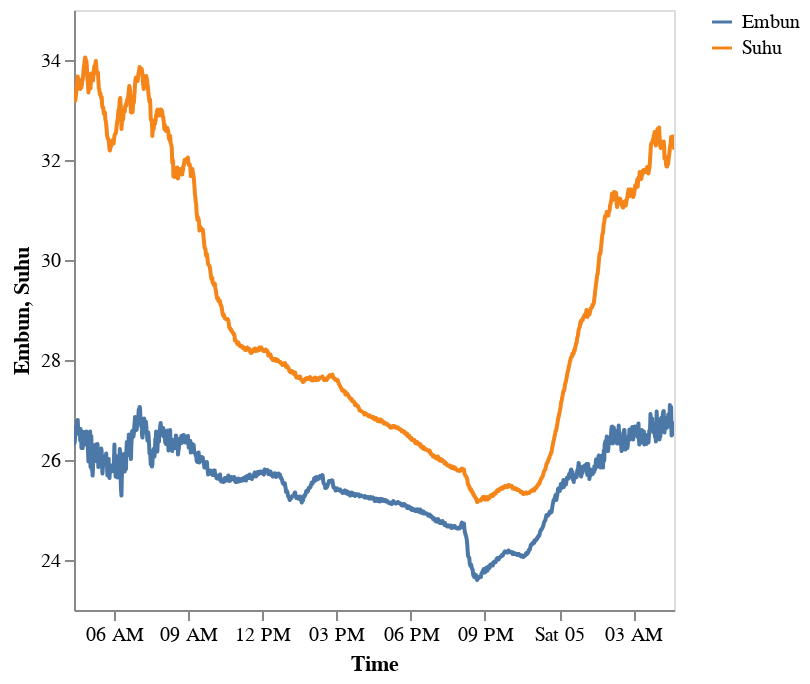

The notebook cell saved with this chart:
### Code cell
(lambda: DeepnoteChart(dataHarian, """{"layer":[{"layer":[{"mark":{"clip":true,"type":"trail","color":"#8DCA4C","tooltip":true},"encoding":{"x":{"axis":{"grid":false},"sort":"ascending","type":"temporal","field":"Time","scale":{"type":"linear","zero":false}},"y":{"axis":{"grid":false},"sort":null,"type":"quantitative","field":"Embun","scale":{"type":"linear","zero":false},"format":{"type":"default","decimals":null},"formatType":"numberFormatFromNumberType"},"color":{"datum":"Embun"}}}]},{"layer":[{"mark":{"clip":true,"type":"trail","color":"#4c78a8","tooltip":true},"encoding":{"x":{"axis":{"grid":false},"sort":"ascending","type":"temporal","field":"Time","scale":{"type":"linear","zero":false}},"y":{"axis":{"grid":false},"sort":null,"type":"quantitative","field":"Suhu","scale":{"type":"linear","zero":false},"format":{"type":"default","decimals":null},"formatType":"numberFormatFromNumberType"},"color":{"datum":"Suhu"}}}]}],"title":"","config":{"legend":{}},"$schema":"https://vega.github.io/schema/vega-lite/v5.json","encoding":{},"usermeta":{"tooltipDefaultMode":true}}""") if 'DeepnoteChart' in globals() else _dntk.DeepnoteChart(dataHarian, """{"layer":[{"layer":[{"mark":{"clip":true,"type":"trail","color":"#8DCA4C","tooltip":true},"encoding":{"x":{"axis":{"grid":false},"sort":"ascending","type":"temporal","field":"Time","scale":{"type":"linear","zero":false}},"y":{"axis":{"grid":false},"sort":null,"type":"quantitative","field":"Embun","scale":{"type":"linear","zero":false},"format":{"type":"default","decimals":null},"formatType":"numberFormatFromNumberType"},"color":{"datum":"Embun"}}}]},{"layer":[{"mark":{"clip":true,"type":"trail","color":"#4c78a8","tooltip":true},"encoding":{"x":{"axis":{"grid":false},"sort":"ascending","type":"temporal","field":"Time","scale":{"type":"linear","zero":false}},"y":{"axis":{"grid":false},"sort":null,"type":"quantitative","field":"Suhu","scale":{"type":"linear","zero":false},"format":{"type":"default","decimals":null},"formatType":"numberFormatFromNumberType"},"color":{"datum":"Suhu"}}}]}],"title":"","config":{"legend":{}},"$schema":"https://vega.github.io/schema/vega-lite/v5.json","encoding":{},"usermeta":{"tooltipDefaultMode":true}}"""))()

### Figure 1 — Vega-Lite specification as saved in the notebook (floating-point values rounded to 4 significant figures; data arrays with more than 128 entries replaced by an {"elided": "..."} marker saying what was removed)
{"layer": [{"layer": [{"mark": {"clip": true, "type": "trail", "color": "#8DCA4C", "tooltip": true}, "encoding": {"x": {"axis": {"grid": false}, "sort": "ascending", "type": "temporal", "field": "Time", "scale": {"type": "linear", "zero": false}}, "y": {"axis": {"grid": false}, "sort": null, "type": "quantitative", "field": "Embun", "scale": {"type": "linear", "zero": false}, "format": {"type": "default", "decimals": null}, "formatType": "numberFormatFromNumberType"}, "color": {"datum": "Embun"}}}]}, {"layer": [{"mark": {"clip": true, "type": "trail", "color": "#4c78a8", "tooltip": true}, "encoding": {"x": {"axis": {"grid": false}, "sort": "ascending", "type": "temporal", "field": "Time", "scale": {"type": "linear", "zero": false}}, "y": {"axis": {"grid": false}, "sort": null, "type": "quantitative", "field": "Suhu", "scale": {"type": "linear", "zero": false}, "format": {"type": "default", "decimals": null}, "formatType": "numberFormatFromNumberType"}, "color": {"datum": "Suhu"}}}]}], "title": "", "config": {"legend": {}}, "$schema": "https://vega.github.io/schema/vega-lite/v5.json", "encoding": {}, "usermeta": {"tooltipDefaultMode": true}, "data": {"values": {"elided": "1440 records"}}}
